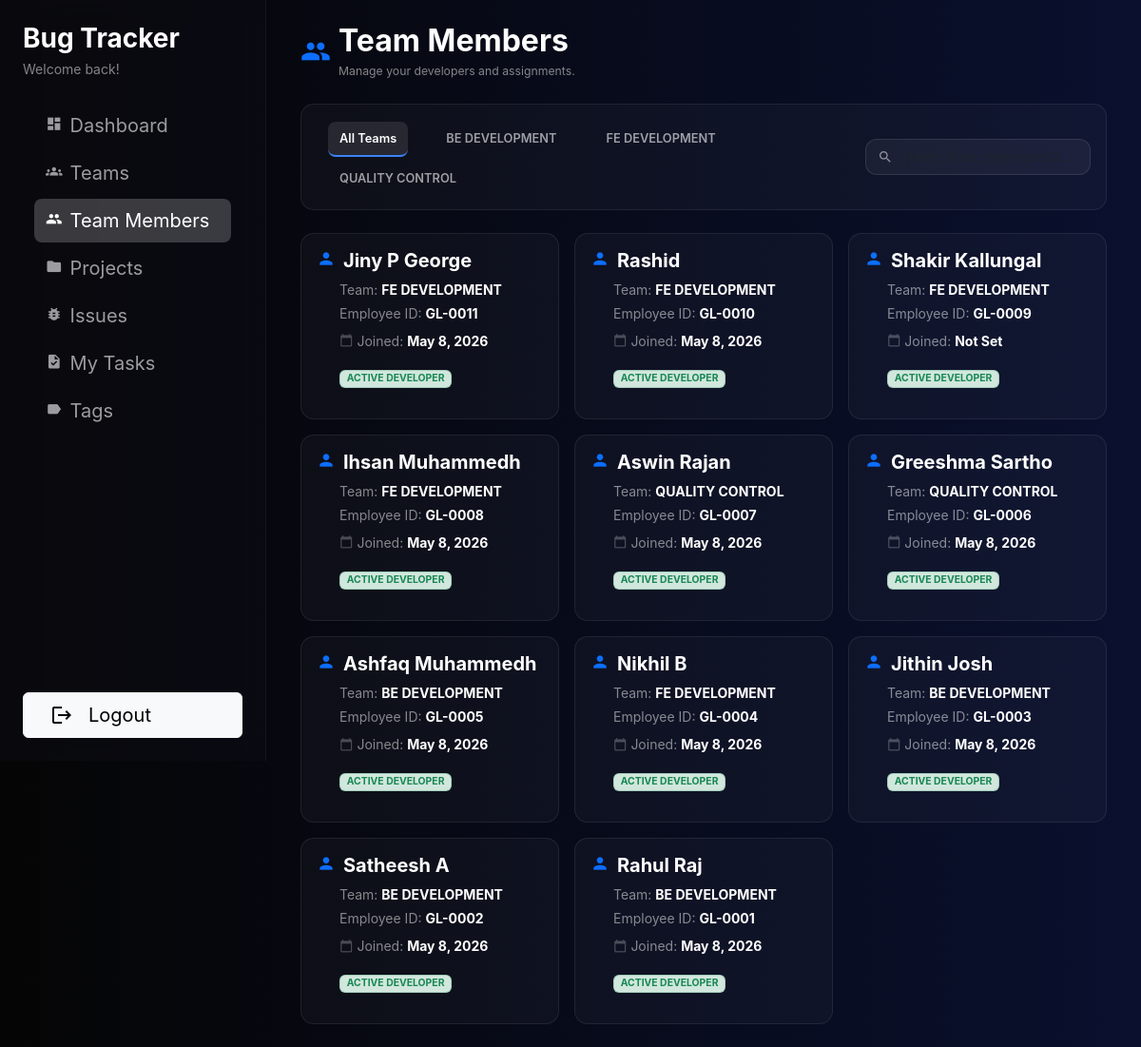
Screenshot of /teams/members/ (signed in) with the database file from the repository.
### users/models.py (models this page shows, shortened)
class TeamMember(models.Model):
    user = models.OneToOneField(
        settings.AUTH_USER_MODEL,
        on_delete=models.CASCADE,
        related_name="team_member",
    )
    role = models.CharField(
        max_length=15,
        choices=TeamMemberRoleChoices.choices,
        blank=True,
    )
    team = models.ForeignKey(Team, on_delete=models.SET_NULL, null=True, blank=True)
    phone = models.CharField(max_length=15, blank=True)
    employee_id = models.CharField(max_length=20, blank=True)
    date_joined_company = models.DateField(null=True, blank=True)
    is_active_developer = models.BooleanField(default=True)
    created_at = models.DateTimeField(auto_now_add=True)
    def has_management_role(self):
        return self.role in getattr(settings, 'MANAGEMENT_ROLES', [])

class Team(models.Model):
    name = models.CharField(max_length=100)
    role = models.CharField(max_length=15, blank=True)
    description = models.TextField(blank=True)
    created_at = models.DateTimeField(auto_now_add=True)

class User(AbstractUser):
    pass

### users/views.py (the view)
# urls.py: path('teams/members/', TeamMemberListView.as_view(), name='teammember_list'),
class TeamMemberListView(LoginRequiredMixin, ListView):
    model = TeamMember
    template_name = 'users/teammember_list.html'
    context_object_name = 'members'
    ordering = ['-created_at']
    def get_queryset(self):
        qs = super().get_queryset()
        return qs.select_related('user').filter(user__is_superuser=False)

### templates/users/teammember_list.html (shortened to what this page needs)
{% extends "users/index.html" %}
{% block nav_teammembers_active %}active{% endblock %}
{% block dashboard_content %}
{% block page_header %}
<div class="row mb-4 align-items-center">
    <div class="col d-flex align-items-center">
        <span class="material-icons text-primary fs-2 me-2">group</span>
        <div>
            <h2 class="text-white fw-bold mb-1">Team Members</h2>
            <p class="text-white-50 small mb-0">Manage your developers and assignments.</p>
        </div>
    </div>
</div>
{% endblock %}
{% block content %}
<div class="member-card p-3 mb-4">
    <div class="d-flex flex-column flex-md-row justify-content-between align-items-md-center gap-3">
        <ul class="nav nav-tabs border-0 gap-1" id="teamTabs" role="tablist">
            <li class="nav-item" role="presentation">
                <button class="nav-link team-tab active"
                        data-team-filter="all"
                        type="button">
                    All Teams
                </button>
            </li>
            {% for member in members|dictsort:"team.name" %}
                {% if member.team %}
                    {% ifchanged member.team.name %}
                        <li class="nav-item" role="presentation">
                            <button class="nav-link team-tab"
                                    data-team-filter="{{ member.team.name|escape }}"
                                    type="button">
                                {{ member.team.name }}
                            </button>
                        </li>
                    {% endifchanged %}
                {% endif %}
            {% endfor %}
        </ul>
        <div class="ms-md-3 flex-grow-1" style="max-width: 320px;">
            <div class="input-group input-group-sm search-container-refined p-1">
                <span class="input-group-text bg-transparent border-0 text-white-50 px-2">
                    <span class="material-icons style-sm fs-6">search</span>
                </span>
                <input id="memberSearchInput"
                       type="text"
                       class="form-control bg-transparent border-0 text-white shadow-none ps-1"
                       placeholder="Name, team, employee ID...">
            </div>
        </div>
    </div>
</div>
<div class="row g-3" id="teamMembersContainer">
    {% for member in members %}
    <div class="col-12 col-md-6 col-lg-4 team-member-card"
         data-team="{{ member.team.name|default_if_none:'Unassigned' }}"
         data-name="{{ member.user.get_full_name|default:member.user.username }}"
         data-employee-id="{{ member.employee_id|default:'' }}">
        <div class="member-card p-3 h-100 text-white">
            <div class="mb-3">
                <div class="d-flex align-items-start gap-2 mb-2">
                    <span class="material-icons text-primary" style="font-size: 1.25rem;">person</span>
                    <div class="flex-grow-1">
                        <h5 class="fw-bold text-white mb-0">
                            {{ member.user.get_full_name|default:member.user.username }}
                        </h5>
                    </div>
                </div>
                <div class="d-flex flex-column gap-1 smaller text-white-50 mb-3 ps-4">
                    <div>
                        Team:
                        <strong class="text-white">
                            {% if member.team %}{{ member.team.name }}{% else %}<span class="fst-italic opacity-50">Unassigned</span>{% endif %}
                        </strong>
                    </div>
                    <div>Employee ID: <strong class="text-white">{{ member.employee_id|default:"-" }}</strong></div>
                    <div class="d-flex align-items-center gap-1 mt-1">
                        <span class="material-icons opacity-50" style="font-size: 0.9rem;">calendar_today</span>
                        <span>Joined: <strong class="text-white">{{ member.date_joined_company|default:"Not Set" }}</strong></span>
                    </div>
                </div>
                <div class="ps-4">
                    <span class="badge {% if member.is_active_developer %}bg-success-subtle text-success border border-success border-opacity-25{% else %}bg-secondary-subtle text-white-50 border border-secondary border-opacity-25{% endif %}" style="font-size: 0.65rem;">
                        {% if member.is_active_developer %}ACTIVE DEVELOPER{% else %}INACTIVE{% endif %}
                    </span>
                </div>
            </div>
        </div>
    </div>
    {% endfor %}
</div>
{% endblock %}
{% endblock %}

### templates/users/index.html (style rules this page uses)
:root { --glass-bg: rgba(255, 255, 255, 0.06); --sidebar-width: 280px; }
body { font-family: 'Inter', 'Google Sans', sans-serif; background: linear-gradient(to left, #0a102e 0%, #050505 100%); min-height: 100vh; font-size: 0.875rem; color: rgba(255, 255, 255, 0.9); }
.nav-link { color: rgba(255, 255, 255, 0.6) !important; border-radius: 8px; margin: 2px 12px; padding: 8px 12px !important; font-size: 0.85rem; transition: all 0.2s ease; }
.nav-link.active { background: rgba(255,255,255,0.2); color: #fff !important; }

### templates/users/teammember_list.html (style rules this page uses)
body { font-size: 0.875rem; }
.search-container-refined { background: rgba(255, 255, 255, 0.05); border: 1px solid rgba(255, 255, 255, 0.1); border-radius: 12px; }
.search-container-refined .form-control { font-size: 0.85rem; }
.member-card { background: rgba(255, 255, 255, 0.03); border: 1px solid rgba(255, 255, 255, 0.08); border-radius: 14px; transition: all 0.3s cubic-bezier(.25,.8,.25,1); display: flex; flex-direction: column; justify-content: space-between; position: relative; overflow: hidden; }
.team-tab { border: none !important; background-color: transparent !important; color: rgba(255, 255, 255, 0.6); border-radius: 8px; font-size: 0.8rem; font-weight: 600; padding: 6px 16px; transition: all 0.2s ease; }
.team-tab.active { background-color: rgba(255, 255, 255, 0.1) !important; color: #ffffff !important; border-radius: 8px !important; border-bottom: 2px solid #3b82f6 !important; }

### rows the page displays
TeamMember: team.name "BE DEVELOPMENT", user.get_full_name "Ashfaq Muhammedh", employee_id "GL-0005", date_joined_company "May 8, 2026", is_active_developer "ACTIVE DEVELOPER"
TeamMember: team.name "FE DEVELOPMENT", user.get_full_name "Jiny P George", employee_id "GL-0011", date_joined_company "May 8, 2026", is_active_developer "ACTIVE DEVELOPER"
TeamMember: team.name "QUALITY CONTROL", user.get_full_name "Aswin Rajan", employee_id "GL-0007", date_joined_company "May 8, 2026", is_active_developer "ACTIVE DEVELOPER"
TeamMember: user.get_full_name "Rashid", team.name "FE DEVELOPMENT", employee_id "GL-0010", date_joined_company "May 8, 2026", is_active_developer "ACTIVE DEVELOPER"
TeamMember: user.get_full_name "Shakir Kallungal", team.name "FE DEVELOPMENT", employee_id "GL-0009", date_joined_company "Not Set", is_active_developer "ACTIVE DEVELOPER"
TeamMember: user.get_full_name "Ihsan Muhammedh", team.name "FE DEVELOPMENT", employee_id "GL-0008", date_joined_company "May 8, 2026", is_active_developer "ACTIVE DEVELOPER"
TeamMember: user.get_full_name "Greeshma Sartho", team.name "QUALITY CONTROL", employee_id "GL-0006", date_joined_company "May 8, 2026", is_active_developer "ACTIVE DEVELOPER"
TeamMember: user.get_full_name "Nikhil B", team.name "FE DEVELOPMENT", employee_id "GL-0004", date_joined_company "May 8, 2026", is_active_developer "ACTIVE DEVELOPER"
TeamMember: user.get_full_name "Jithin Josh", team.name "BE DEVELOPMENT", employee_id "GL-0003", date_joined_company "May 8, 2026", is_active_developer "ACTIVE DEVELOPER"
TeamMember: user.get_full_name "Satheesh A", team.name "BE DEVELOPMENT", employee_id "GL-0002", date_joined_company "May 8, 2026", is_active_developer "ACTIVE DEVELOPER"
TeamMember: user.get_full_name "Rahul Raj", team.name "BE DEVELOPMENT", employee_id "GL-0001", date_joined_company "May 8, 2026", is_active_developer "ACTIVE DEVELOPER"
